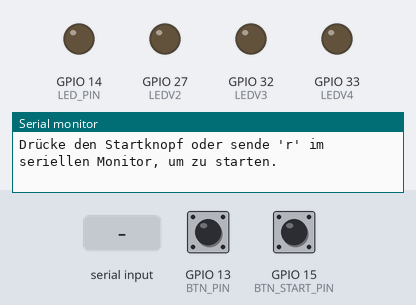
The program below on a simulated ESP32. Parts: output pins drawn as LEDs (lit = HIGH), the last lines printed to the serial monitor. The inputs (shaded band) are chosen by the test bench; at power-on: GPIO 15 (BTN_START_PIN) HIGH, GPIO 13 (BTN_PIN) HIGH. Random numbers use the default seed unless the program sets one.

Above: at 1.2 s.
1.3 s: GPIO 15 (BTN_START_PIN) pulled LOW for 0.15 s
At 4.2 s:
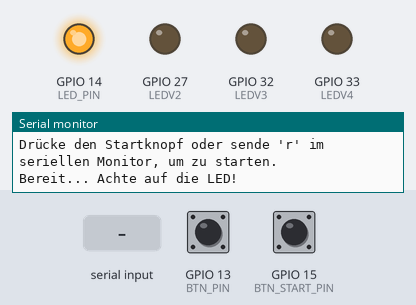
4.4 s: GPIO 13 (BTN_PIN) pulled LOW for 0.15 s
At 4.6 s:
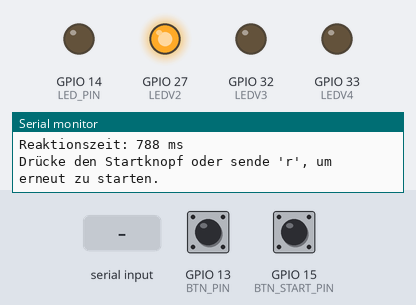
6.0 s: "r" received over Serial
At 6.3 s:
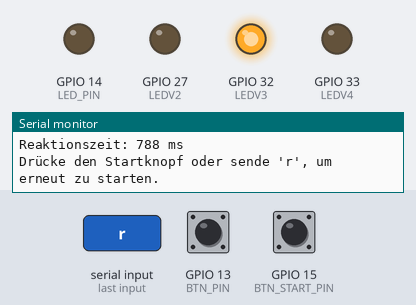
Timing chart, 0 to 15.9 s (numbered marks = the images above; inputs shaded):
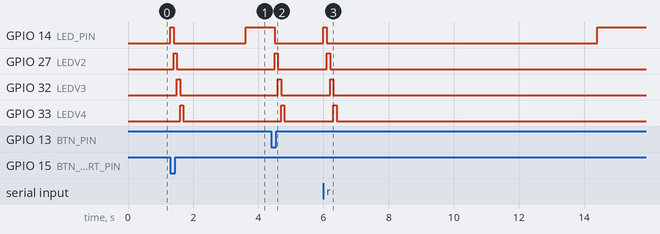

The program:

main.cpp
```cpp
#include <Arduino.h>

#define LED_PIN 14
#define BTN_PIN 13
#define BTN_START_PIN 15

#define LEDV1 14
#define LEDV2 27
#define LEDV3 32
#define LEDV4 33

unsigned long startTime;
unsigned long reactionTime;
bool testActive = false;

void ledlauflicht()
{
  digitalWrite(LEDV1, HIGH);
  delay(100);
  digitalWrite(LEDV1, LOW);
  digitalWrite(LEDV2, HIGH);
  delay(100);
  digitalWrite(LEDV2, LOW);
  digitalWrite(LEDV3, HIGH);
  delay(100);
  digitalWrite(LEDV3, LOW);
  digitalWrite(LEDV4, HIGH);
  delay(100);
  digitalWrite(LEDV4, LOW);
}

void startReactionTest()
{
  ledlauflicht();
  Serial.println("Bereit... Achte auf die LED!");
  digitalWrite(LED_PIN, LOW);
  delay(random(1000, 10001));
  digitalWrite(LED_PIN, HIGH);
  startTime = millis();
  testActive = true;
}

void setup()
{
  pinMode(LED_PIN, OUTPUT);
  pinMode(LEDV1, OUTPUT);
  pinMode(LEDV2, OUTPUT);
  pinMode(LEDV3, OUTPUT);
  pinMode(LEDV4, OUTPUT);

  pinMode(BTN_PIN, INPUT_PULLUP);
  pinMode(BTN_START_PIN, INPUT_PULLUP);
  Serial.begin(115200);
  randomSeed(analogRead(0));
  Serial.println("Drücke den Startknopf oder sende 'r' im seriellen Monitor, um zu starten.");
}

void loop()
{

  if (digitalRead(BTN_START_PIN) == LOW || (Serial.available() > 0 && Serial.read() == 'r'))
  {
    startReactionTest();
  }

  if (testActive && digitalRead(BTN_PIN) == LOW)
  {
    digitalWrite(LED_PIN, LOW);
    reactionTime = millis() - startTime;
    Serial.print("Reaktionszeit: ");
    Serial.print(reactionTime);
    Serial.println(" ms");
    testActive = false;
    Serial.println("Drücke den Startknopf oder sende 'r', um erneut zu starten.");
    ledlauflicht();
  }
}
```

main_int.cpp
```cpp
#include <Arduino.h>
/*
#define LED_PIN 14
#define BTN_PIN 13
#define BTN_START_PIN 15

unsigned long startTime;
unsigned long reactionTime;
bool testActive = false;
unsigned long lastButtonPressTime = 0;
unsigned long debounceDelay = 50;

void startReactionTest() {
  Serial.println("Bereit... Achte auf die LED!");
  digitalWrite(LED_PIN, LOW);
  delay(random(1000, 10001));
  digitalWrite(LED_PIN, HIGH);
  startTime = millis();
  testActive = true;
}

void setup() {
  pinMode(LED_PIN, OUTPUT);
  pinMode(BTN_PIN, INPUT_PULLUP);
  pinMode(BTN_START_PIN, INPUT_PULLUP);
  Serial.begin(115200);
  randomSeed(analogRead(0));
  Serial.println("Drücke den Startknopf oder sende 'r' oder 'd <ms>' im seriellen Monitor, um zu starten bzw. Debounce-Zeit zu setzen.");
}

void loop() {
  if (Serial.available() > 0) {
    char c = Serial.read();
    if (c == 'd') {
      debounceDelay = Serial.parseInt();
      Serial.print("Debounce-Zeit gesetzt auf: ");
      Serial.print(debounceDelay);
      Serial.println(" ms");
    } else if (c == 'r') {
      startReactionTest();
    }
  }

  unsigned long currentMillis = millis();

  // Startknopf Debouncing
  if (digitalRead(BTN_START_PIN) == LOW) {
    if (currentMillis - lastButtonPressTime > debounceDelay) {
      lastButtonPressTime = currentMillis;
      startReactionTest();
    }
  }

  // Reaktionsknopf Debouncing
  if (testActive && digitalRead(BTN_PIN) == LOW) {
    if (currentMillis - lastButtonPressTime > debounceDelay) {
      digitalWrite(LED_PIN, LOW);
      reactionTime = currentMillis - startTime;
      Serial.print("Reaktionszeit: ");
      Serial.print(reactionTime);
      Serial.println(" ms");
      testActive = false;
      Serial.println("Drücke den Startknopf oder sende 'r', um erneut zu starten.");
      lastButtonPressTime = currentMillis;
    }
  }
}
*/
```

Measured:
- after the input at 1.3 s, GPIO 14 (LED_PIN): LOW → HIGH at once, → LOW 0.10 s later, → HIGH 2.2 s later; GPIO 27 (LEDV2): LOW → HIGH after 0.10 s, → LOW 0.10 s later; GPIO 32 (LEDV3): LOW → HIGH after 0.20 s, → LOW 0.10 s later; GPIO 33 (LEDV4): LOW → HIGH after 0.30 s, → LOW 0.10 s later
- after the input at 4.4 s, GPIO 14 (LED_PIN): HIGH → LOW after 0.10 s; GPIO 27 (LEDV2): LOW → HIGH after 0.10 s, → LOW 0.10 s later; GPIO 32 (LEDV3): LOW → HIGH after 0.20 s, → LOW 0.10 s later; GPIO 33 (LEDV4): LOW → HIGH after 0.30 s, → LOW 0.10 s later
- after the input at 6.0 s, GPIO 14 (LED_PIN): LOW → HIGH at once, → LOW 0.10 s later, → HIGH 8.3 s later; GPIO 27 (LEDV2): LOW → HIGH after 0.10 s, → LOW 0.10 s later; GPIO 32 (LEDV3): LOW → HIGH after 0.20 s, → LOW 0.10 s later; GPIO 33 (LEDV4): LOW → HIGH after 0.30 s, → LOW 0.10 s later
